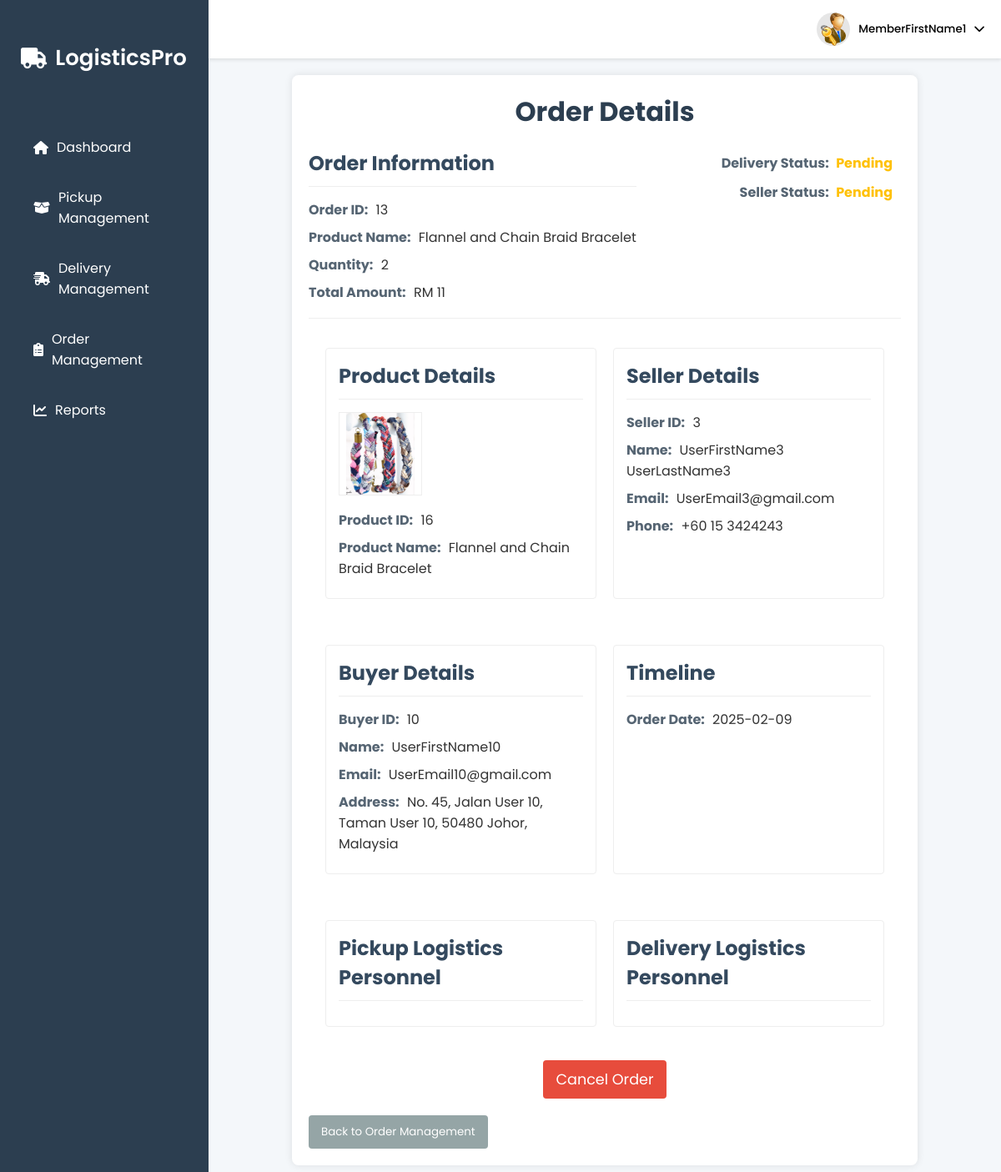
/logistic/order_details_logistics/13 (signed in), run on an earlier commit of the app's database.
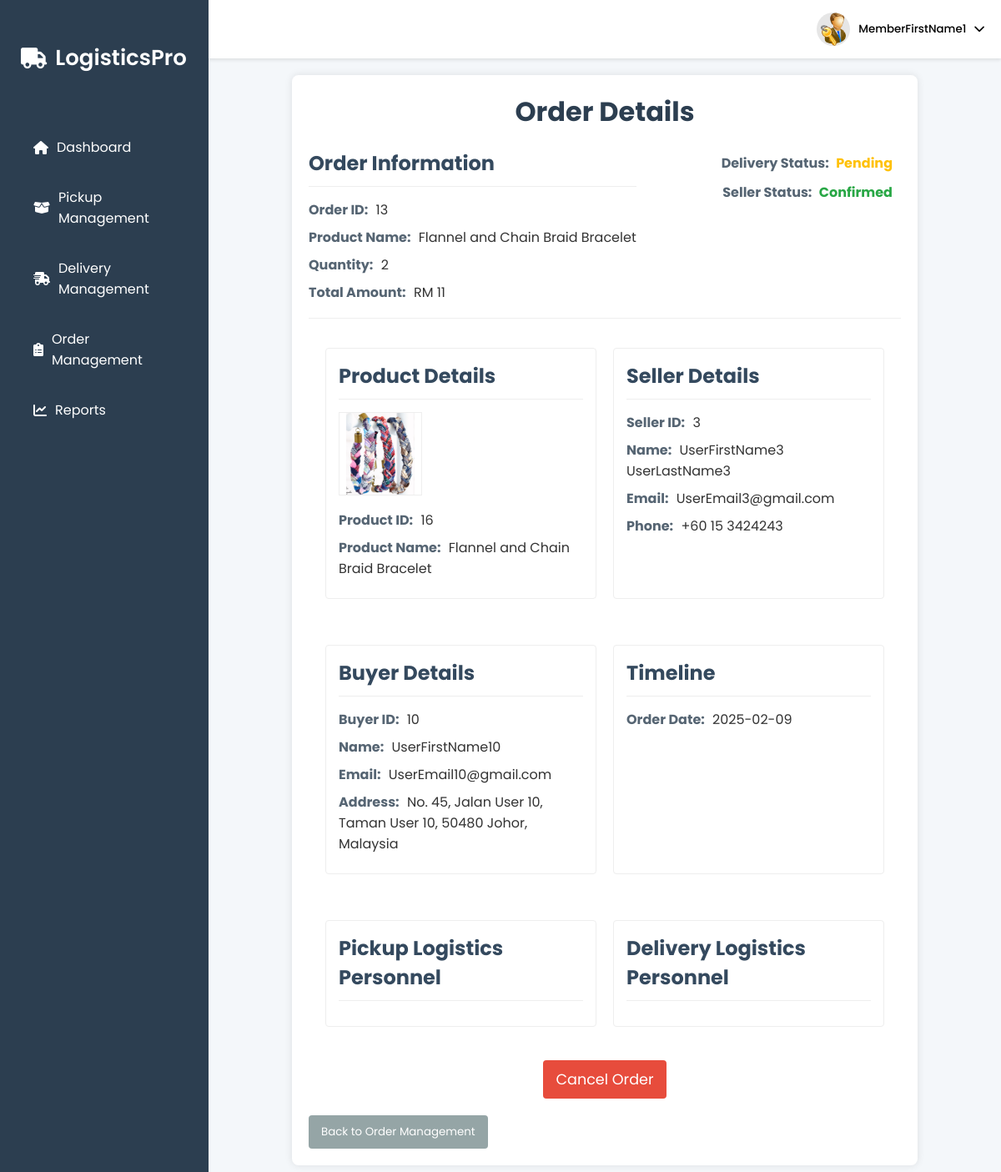
And on a later commit of the database.
### tables this page shows
CREATE TABLE orders (
        id INTEGER PRIMARY KEY AUTOINCREMENT,
        buyer_id INTEGER NOT NULL,
        product_id INTEGER NOT NULL, 
        quantity INTEGER NOT NULL,
        date DATE NOT NULL,
        payment_method TEXT NOT NULL,
        delivery_status TEXT DEFAULT 'Pending',
        seller_status TEXT DEFAULT 'Pending',
        total_amount DECIMAL(10,2) NOT NULL,
        FOREIGN KEY (buyer_id) REFERENCES user(pid) ON DELETE CASCADE ON UPDATE CASCADE
        FOREIGN KEY (product_id) REFERENCES products(id) 
    );

### logistic_feature.py (the view)
@logistic_blueprint.route("/order_details_logistics/<int:order_id>", methods=['GET'])
def order_details_logistics(order_id):
    member_id = session.get("member_id")
    if not member_id:
        flash("Please log in to access this page.", "danger")
        return redirect(url_for("logistic.login"))
    con = get_connect_db()
    cur = con.cursor()
    order = cur.execute("""
        SELECT
            o.id as order_id,
            o.buyer_id,
            o.product_id,
            o.quantity as order_quantity,
            o.date,
            o.total_amount,
            o.delivery_status,
            o.seller_status,
            p.name as product_name,
            p.image_path as product_image_path,
            p.price as product_price,
            s.id as seller_id,
            s.name as seller_name,
            s.email as seller_email,
            s.phone_number as seller_phone,
            u.firstName as buyer_name,
            u.email as buyer_email,
            u.address as buyer_address,
            ad.pickup_date,
            ad.arrival_date,
            ad.delivered_date,
            m1.firstName as delivery_assigned_member_name,
            m1.pid as delivery_assigned_member_id,
            m2.firstName as delivery_status_updated_member_name,
            m2.pid as delivery_status_updated_member_id,
            pr.courier,
            m3.firstName as pickup_assigned_member_name,
            m3.pid as pickup_assigned_member_id,
            m4.firstName as pickup_status_updated_member_name,
            m4.pid as pickup_status_updated_member_id
        FROM orders o
        JOIN products p ON o.product_id = p.id
        LEFT JOIN sellers s ON p.seller_id = s.id
        LEFT JOIN user u ON o.buyer_id = u.pid
        LEFT JOIN assign_delivery ad ON o.id = ad.order_id
        LEFT JOIN pickup_request pr ON o.id = pr.order_id
        LEFT JOIN member m1 ON ad.assigned_member_id = m1.pid
        LEFT JOIN member m2 ON ad.status_updated_member_id = m2.pid
        LEFT JOIN member m3 ON pr.assigned_member_id = m3.pid
        LEFT JOIN member m4 ON pr.status_updated_member_id = m4.pid
        WHERE o.id = ?
        """, (order_id,)).fetchone()
    if not order:
        flash("Order not found in our database.", "warning")
        return redirect(url_for("logistic.order_management"))
    try:
        int(order['seller_id'])
    except (ValueError, TypeError):
        order = dict(order) # Convert to dictionary so that we can assign new key:value
        order['seller_name'] = "Admin's Choice"
        order['seller_email'] = "support@trashandtreasure.com" # Added dummy admin email
        order['seller_phone'] = "+1 (800) 123-4567" # Added dummy admin phone
    con.close()
    return render_template("order_details_logistics.html", order=order)

### db.py (called while the page is built)
def get_connect_db():
    conn = sqlite3.connect(DATABASE_PATH)
    conn.row_factory = sqlite3.Row
    return conn

### web.py (called while the page is built)
@app.after_request
def add_header(response):
    response.headers["Cache-Control"] = "no-store, no-cache, must-revalidate, post-check=0, pre-check=0, max-age=0"
    response.headers["Pragma"] = "no-cache"
    response.headers["Expires"] = "0"
    return response

### templates/order_details_logistics.html (shortened to what this page needs)
{% extends "logistic_page.html" %}
{% block content %}
<link rel="stylesheet" href="/static/order_details_logistics.css">
<div class="order-details-container">
    <h1>Order Details</h1>
    <section class="order-header">
         <div class="order-info-header">
            <h2>Order Information</h2>
             <p><strong>Order ID:</strong> {{ order.order_id }}</p>
             <p><strong>Product Name:</strong> {{ order.product_name }}</p>
             <p><strong>Quantity:</strong> {{ order.order_quantity }}</p>
             <p><strong>Total Amount:</strong> RM {{ order.total_amount }}</p>
        </div>
        <div class="order-status">
              <span class="status-badge {{ order.delivery_status|lower }}"><strong>Delivery Status:</strong> {{ order.delivery_status }}</span>
              <span class="status-badge {{ order.seller_status|lower }}"><strong>Seller Status:</strong> {{ order.seller_status }}</span>
         </div>
    </section>
    <div class="content-container">
        <section class="buyer-product-info">
              <div class="product-info">
                <h2>Product Details</h2>
                     {% if order.product_image_path %}
                        <img src="{{order.product_image_path}}" alt="{{ order.product_name }}" class="product-image"/>
                     {%endif%}
                     <p><strong>Product ID:</strong> {{ order.product_id }}</p>
                    <p><strong>Product Name:</strong> {{ order.product_name }}</p>
                 </div>
                  <div class="seller-info">
                       <h2>Seller Details</h2>
                     {% if order.seller_id != 'Admin' %}
                        <p><strong>Seller ID:</strong> {{ order.seller_id }}</p>
                     {% endif %}
                    <p><strong>Name:</strong> {{ order.seller_name }}</p>
                    <p><strong>Email:</strong> {{ order.seller_email }}</p>
                      {% if order.seller_phone %}
                        <p><strong>Phone:</strong> {{ order.seller_phone }}</p>
                       {% endif %}
                </div>
        </section>
    </div>
     <div class="content-container">
        <section class="buyer-product-info">
              <div class="product-info">
                  <h2>Buyer Details</h2>
                      <p><strong>Buyer ID:</strong> {{ order.buyer_id }}</p>
                      <p><strong>Name:</strong> {{ order.buyer_name }}</p>
                     <p><strong>Email:</strong> {{ order.buyer_email }}</p>
                     <p><strong>Address:</strong> {{ order.buyer_address }}</p>
                </div>
                  <div class="seller-info">
                     <h2>Timeline</h2>
                      <p><strong>Order Date:</strong> {{ order.date }}</p>
                  </div>
          </section>
    </div>
    <div class="content-container">
        <section class="buyer-product-info">
            <div class="product-info">
                <h2>Pickup Logistics Personnel</h2>
            </div>
            <div class="seller-info">
                <h2>Delivery Logistics Personnel</h2>
            </div>
        </section>
    </div>
    <div class="delivery-actions" id="delivery-actions">
      {% if order.delivery_status != 'Delivered' and  order.delivery_status != 'Cancelled' %}
            <form method="post" action="{{ url_for('logistic.cancel_order', order_id=order.order_id) }}" onsubmit="return confirmCancellation()">
                <button type="submit" class="cancel-btn">Cancel Order</button>
            </form>
        {% endif %}
    </div>
    <button class="back-button" onclick="window.location.href='{{ url_for('logistic.order_management') }}'">Back to Order Management</button>
</div>
{% endblock %}

What changed in the data, as far as the page shows it:
changed orders "Pending": seller_status "Pending" → "Confirmed"
